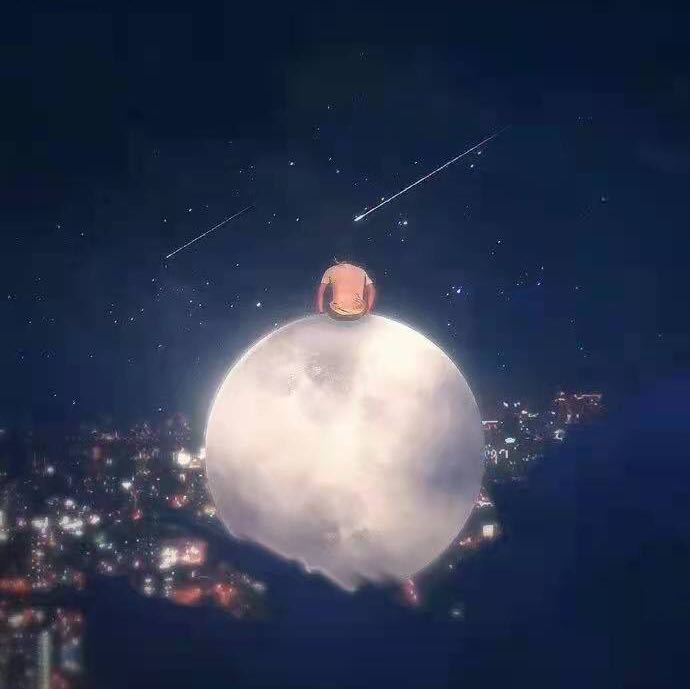
#> input picture PyProjects/cvpy/形态学/demo1/1.jpg, 690 x 689 px
$ python __init__.py
#> lines starting #> are read from the running program, lines starting #| are printed output that depends on the picture
import cv2
import numpy as np

myavatar = cv2.imread("1.jpg")
#> myavatar is the input picture: shape (689, 690, 3); mean B, G, R 82.3, 59.6, 51.1
# 定义核结构
kernel = np.ones((10, 10), np.uint8)
res = cv2.morphologyEx(myavatar, cv2.MORPH_TOPHAT, kernel)
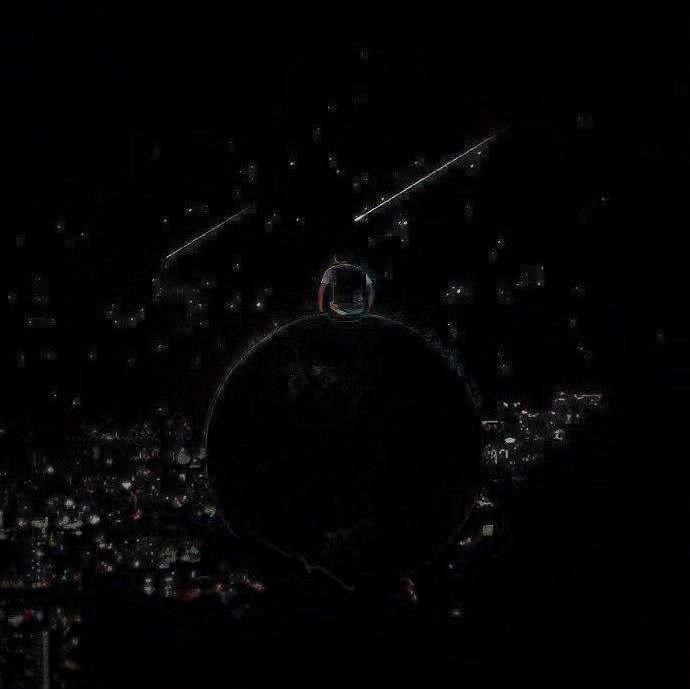
#> res: shape (689, 690, 3); mean B, G, R 3.4, 3.2, 3.3
cv2.imshow("image",res)
cv2.waitKey(0)
